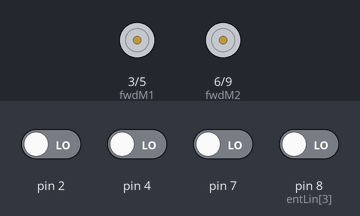
A sketch run on a simulated Arduino Uno, built with avr-gcc and run on an emulated ATmega328P. Parts: motor-driver pin pairs drawn as motors (green arrow = first pin HIGH = forward, orange = second pin HIGH = backward, longer = more drive). Inputs (shaded band) come from the test bench; at power-on: pin 2, pin 4, pin 7, pin 8 (entLin[3]) LOW.

Above: at 0.8 s.
0.9 s: pin 2 driven HIGH
At 1.0 s:
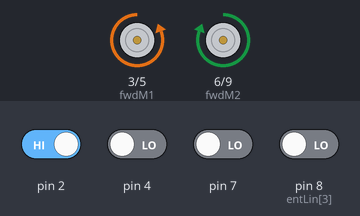
Timing chart, 0 to 3.9 s (numbered marks = the images above; inputs shaded):
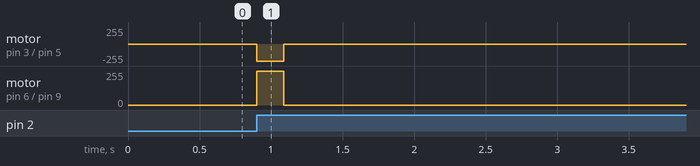

Measured:
- after the input at 0.9 s, motor on pin 3 (fwdM1) / pin 5 (bwdM1): stopped → backward 255/255 at once, → stopped 0.19 s later; motor on pin 6 (fwdM2) / pin 9 (bwdM2): stopped → forward 255/255 at once, → stopped 0.19 s later

The sketch:

testMotores.ino
```cpp
int entIR[] = {14, 12, 11, 10, 15};
int entLin[] = {13, 16, 17, 8};
int fwdM1 = 3;
int bwdM1 = 5;
int fwdM2 = 6;
int bwdM2 = 9;
int constGir = -0.5;

int entPuls[] = {2, 4, 7, 8}; //Pines del DIP Switch

int _onSpotTurnConst = 190;

int M1_Potencia = 0;
int M2_Potencia = 0;

void setup() {
  Serial.begin(9600);

  for (int i = 0; i < (sizeof(entIR)/sizeof(entIR[0])); i++){
    pinMode(entIR[i], INPUT);
  }
  for (int i = 0; i < (sizeof(entLin)/sizeof(entLin[0])); i++){
    pinMode(entLin[i], INPUT);
  }
  pinMode(fwdM1, OUTPUT);
  pinMode(bwdM1, OUTPUT);
  pinMode(fwdM2, OUTPUT);
  pinMode(bwdM2, OUTPUT);
  motorsLOW();

  int puls = -1;
  while (puls == -1)
  {
      puls = checkPuls();
  }

  if (puls == entPuls[0])
  {
      onSpotTurn(-90);
  }
  else if (puls == entPuls[1])
  {
      onSpotTurn(-45);
  }
  else if (puls == entPuls[2])
  {
      onSpotTurn(45);
  }
  else if (puls == entPuls[3])
  {
      onSpotTurn(90);
  }
}

void loop() {
  Serial.println();
}

//Movimiento

void onSpotTurn(int deg) //Giro en el lugar (toma un valor de -90 a 90 grados)
{
    motorsLOW();
    if (deg > 0)
    {
        M1_Potencia = 255;
        M2_Potencia = -255;
    }
    else
    {
        M1_Potencia = -255;
        M2_Potencia = 255;
    }
    updateMotors();
    delay((abs(deg) * long(_onSpotTurnConst)) / 90);
    motorsLOW();
}

void fwdFull(){
  digitalWrite(fwdM1, HIGH);
  digitalWrite(fwdM2, HIGH);
  digitalWrite(bwdM1, LOW);
  digitalWrite(bwdM2, LOW);
}
void bwdFull(){
  digitalWrite(bwdM1, HIGH);
  digitalWrite(bwdM2, HIGH);
  digitalWrite(fwdM1, LOW);
  digitalWrite(fwdM2, LOW);
}

void motorsLOW(){
  digitalWrite(fwdM1, LOW);
  digitalWrite(fwdM2, LOW);
  digitalWrite(bwdM1, LOW);
  digitalWrite(bwdM2, LOW);
}

void fwdTurn(float deg){
  if (deg > 0){
    int valM2 = 255 * (1 - deg);
    digitalWrite(fwdM1, HIGH);
    analogWrite(fwdM2, valM2);
  }
  else{
    int valM1 = 255 * (1 - abs(deg));
    digitalWrite(fwdM2, HIGH);
    analogWrite(fwdM1, valM1);
  }
}
void bwdTurn(float deg){
  if (deg > 0){
    int valM2 = 255 * (1 - deg);
    digitalWrite(bwdM1, HIGH);
    analogWrite(bwdM2, valM2);
  }
  else{
    int valM1 = 255 * (1 - abs(deg));
    digitalWrite(bwdM2, HIGH);
    analogWrite(bwdM1, valM1);
  }
}

void updateMotors()
{
    analogWrite(fwdM1, max(0, M1_Potencia));
    analogWrite(fwdM2, max(0, M2_Potencia));
    analogWrite(bwdM1, -1 * min(0, M1_Potencia));
    analogWrite(bwdM2, -1 * min(0, M2_Potencia));
}

int checkPuls()
{
    for (int puls : entPuls)
    {
        if (digitalRead(puls))
        {
            return puls;
        }
    }
    return -1;
}
```
